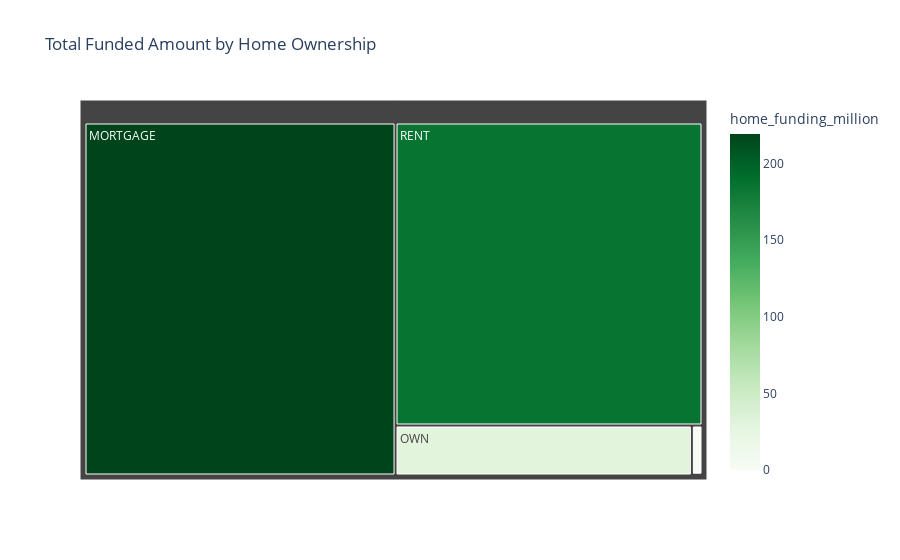

Notebook source saved alongside this figure:
### Markdown cell above
### Home Ownership Analysis by Total Funded Amount (Tree)

### Code cell
home_funding = df.groupby('home_ownership')['loan_amount'].sum().reset_index()
home_funding['home_funding_million'] = home_funding['loan_amount']/1000000

fig = px.treemap(
    home_funding,
    path=['home_ownership'],
    values='home_funding_million',
    color='home_funding_million',
    color_continuous_scale='greens',
    title='Total Funded Amount by Home Ownership'

)
fig.show()

### Figure 1 — Plotly figure (JSON) as saved in the notebook; plotly's stock layout.template omitted (floating-point values rounded to 4 significant figures)
{"data": [{"branchvalues": "total", "customdata": [[219.3], [0.0168], [1.045], [29.6], [185.8]], "domain": {"x": [0, 1], "y": [0, 1]}, "hovertemplate": "labels=%{label}<br>home_funding_million_sum=%{value}<br>parent=%{parent}<br>id=%{id}<br>home_funding_million=%{color}<extra></extra>", "ids": ["MORTGAGE", "NONE", "OTHER", "OWN", "RENT"], "labels": ["MORTGAGE", "NONE", "OTHER", "OWN", "RENT"], "marker": {"coloraxis": "coloraxis", "colors": [219.3, 0.0168, 1.045, 29.6, 185.8]}, "name": "", "parents": ["", "", "", "", ""], "type": "treemap", "values": [219.3, 0.0168, 1.045, 29.6, 185.8]}], "layout": {"coloraxis": {"colorbar": {"title": {"text": "home_funding_million"}}, "colorscale": [[0, "rgb(247,252,245)"], [0.125, "rgb(229,245,224)"], [0.25, "rgb(199,233,192)"], [0.375, "rgb(161,217,155)"], [0.5, "rgb(116,196,118)"], [0.625, "rgb(65,171,93)"], [0.75, "rgb(35,139,69)"], [0.875, "rgb(0,109,44)"], [1, "rgb(0,68,27)"]]}, "legend": {"tracegroupgap": 0}, "title": {"text": "Total Funded Amount by Home Ownership"}}}
